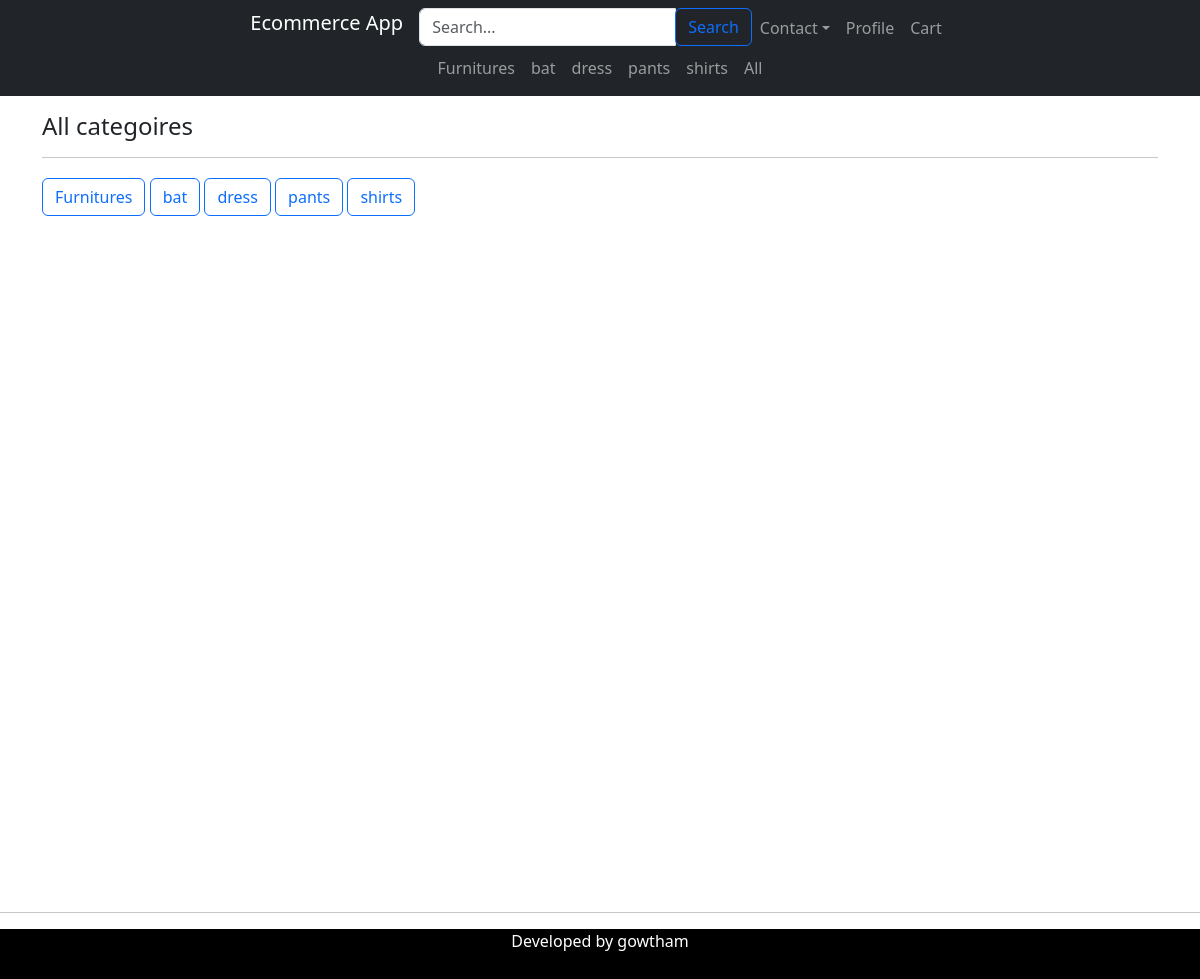
Page /categories/ on the committed database.
### products/models.py (models this page shows, shortened)
class Category(models.Model):
    name = models.CharField(max_length=255, blank=False, null=False)
    class Meta:
        verbose_name_plural = "Categories"

### products/views.py (the view)
# urls.py: path('categories/', views.categories_all, name='categories_all'),
def categories_all(request):
    return render(request, 'categories_all.html')

### products/context_processors.py (called while the page is built)
def categories(request):
    return {'categories': Category.objects.all()}

### products/templates/categories_all.html
{% extends 'base.html' %}
{% block content %}
<div class="container pt-3 min-vh-100">
    <h4>All categoires</h4>
    <hr class="hr" />
    {% for item in categories %}
    <a class="btn btn-outline-primary my-1" href="{% url 'category_products' item.pk %}">{{ item.name }}</a>
    {% empty %}
    <span>Add at least one category in the database using the administration panel.</span>
    {% endfor %}
</div>
{% endblock %}

### products/templates/base.html (shortened to what this page needs)
<!DOCTYPE html>
<html lang="en">
<head>
    <link href="https://cdn.jsdelivr.net/npm/bootstrap@5.3.1/dist/css/bootstrap.min.css" rel="stylesheet"
>
</head>
<body>
    <nav class="navbar navbar-expand navbar-dark bg-dark">
        <div class="container flex-column">
            <div class="col-12 d-flex justify-content-center align-items-center">
                <ul class="navbar-nav">
                    <li class="nav-item">
                        <a class="navbar-brand" href="{% url 'home' %}">Ecommerce App</a>
                    </li>
                    <li>
                        <form method="POST" action="{% url 'search' %}" enctype="multipart/form-data">
                            <div class="input-group">
                                <input name="searched" type="text" class="form-control" placeholder="Search...">
                                <span class="input-group-append">
                                    <button class="btn btn-outline-primary">Search</button>
                                </span>
                            </div>
                        </form>
                    </li>
                    <li class="navbar-item">
                        <div class="dropdown">
                            <a class="btn dropdown-toggle nav-link" href="#" role="button" data-bs-toggle="dropdown" aria-expanded="false">Contact</a>
                          </div>
                    </li>
                    <li class="navbar-item">
                        <a class="nav-link" href="{% url 'profile' %}">Profile</a>
                    </li>
                    <li class="navbar-item">
                        <a class="nav-link" href="{% url 'cart' %}">Cart</a>
                    </li>
                </ul>
            </div>
            <ul class="navbar-nav">
                {% for item in categories|slice:":6" %}
                <li class="navbar-item">
                    <a class="nav-link" href="{% url 'category_products' item.pk %}">{{ item.name }}</a>
                </li>
                {% endfor %}
                <li class="navbar-item">
                    <a class="nav-link" href="{% url 'categories_all' %}">All</a>
                </li>
            </ul>
        </div>
    </nav>
    {% block content %}
    {% endblock %}
    <hr><center>
    <div class="pil" style="background-color: black; color: white; height: 50px;">Developed by gowtham</div>
</center>
</body>
</html>

### rows in the picture
Category: name "Furnitures"
Category: name "bat"
Category: name "dress"
Category: name "pants"
Category: name "shirts"
